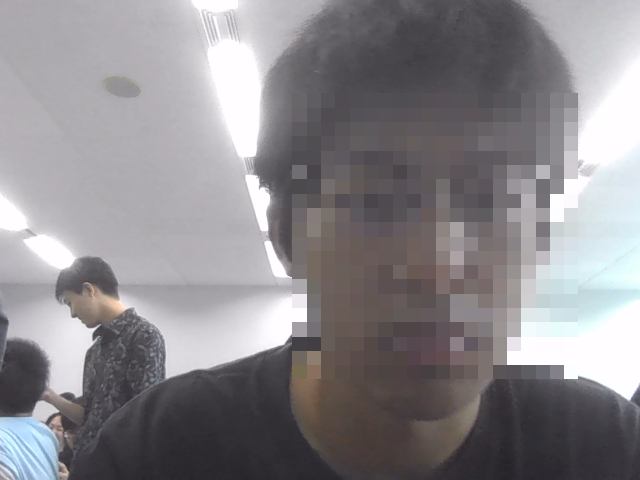
#> input picture mosaic/face_images/00001.png, 640 x 480 px, given in place of the camera
$ python facedetect_save.py
#> lines starting #> are read from the running program, lines starting #| are printed output that depends on the picture; after the words box and inside, x2 and y2 are one past the last pixel; in counts of white or black regions, pixels touching at a corner belong together
#!/usr/bin/env python3
# -*- coding: utf-8 -*-

import cv2
import os
import numpy as np

#作成するディレクトリ名を宣言
dirname = 'face_images'

#動画の読み込み
cap = cv2.VideoCapture(0)

#モザイクをする関数
def mosaic(img, alpha):
  #画像の形状を取得
  w = img.shape[1]
  h = img.shape[0]

  #サイズを加工(最近傍補間)
  img = cv2.resize(img, (int(w*alpha), int(h*alpha)))
  img = cv2.resize(img, (w, h), interpolation=cv2.INTER_NEAREST)
  return img

#カスケードパスを宣言
cascade_filepath = "/home/chikara/Python/OpenCV_Pythonstudy/mosaic/data/haarcascades/haarcascade_frontalface_alt.xml"

#画像モデルの読み込み
FaceCascade = cv2.CascadeClassifier(cascade_filepath)

#保存する連番
count = 0

#動画終了まで繰り返す
while True:
  #動画の読み込み
  ret, frame = cap.read()
#> frame is the input picture: shape (480, 640, 3); mean B, G, R 139.8, 135.9, 139.1
  #グレースケールを取得
  gray = cv2.cvtColor(frame, cv2.COLOR_BGR2GRAY)
  #人の顔を検出
  Face = FaceCascade.detectMultiScale(gray,1.1,3,minSize=(100,100))
#> Face = [[293, 86, 291, 291]]
  #指定した名前のディレクトリがなければディレクトリを作成
  if not os.path.exists(dirname):
    os.mkdir(dirname)

  #検出した画素ににモザイク加工
  if len(Face) > 0:
       for (x, y, w, h) in Face:
         frame[y:y+h, x:x+w] = mosaic(frame[y:y+h, x:x+w], 0.07)
#> this loop made 1 pass
#> pass 1, in mosaic, `img = cv2.resize(img, (int(w*alpha), int(h*alpha)))`:
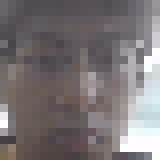
#> img: shape (20, 20, 3) (shown 8 times larger); mean of channels 0, 1, 2 117.7, 115.7, 121.7; drawn as B, G, R
#> after the loop:
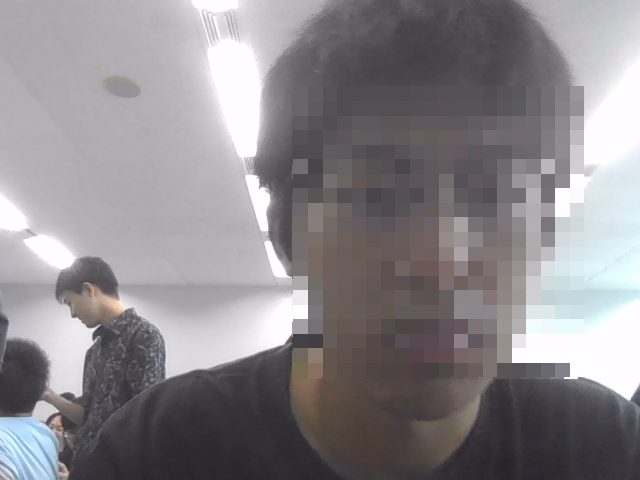
#> frame: shape (480, 640, 3); 14.66% of pixels changed, all inside (x1, y1, x2, y2) = (293, 86, 584, 377)

  #顔検出をすると画像を保存
  for (x,y,w,h) in Face:
    count += 1
    count_padded = '%05d' % count
    #cv2.rectangle(frame, (x,y),(x+w,y+h),(255,0,0),thickness=2)
    write_file = count_padded + ".png"
    cv2.imwrite(os.path.join(dirname, write_file), frame)
#> this loop made 1 pass
#> (x, y, w, h, count, count_padded, write_file) on pass 1: (293, 86, 291, 291, 1, '00001', '00001.png')
#> after the loop, count = 1

  #動画出力
  cv2.imshow('result', frame)

  #キー入力をすると動画終了
  key = cv2.waitKey(1)
#> (key Esc is pressed here)
  if key != -1:
    break

cv2.destroyAllWindows()
cap.release()
